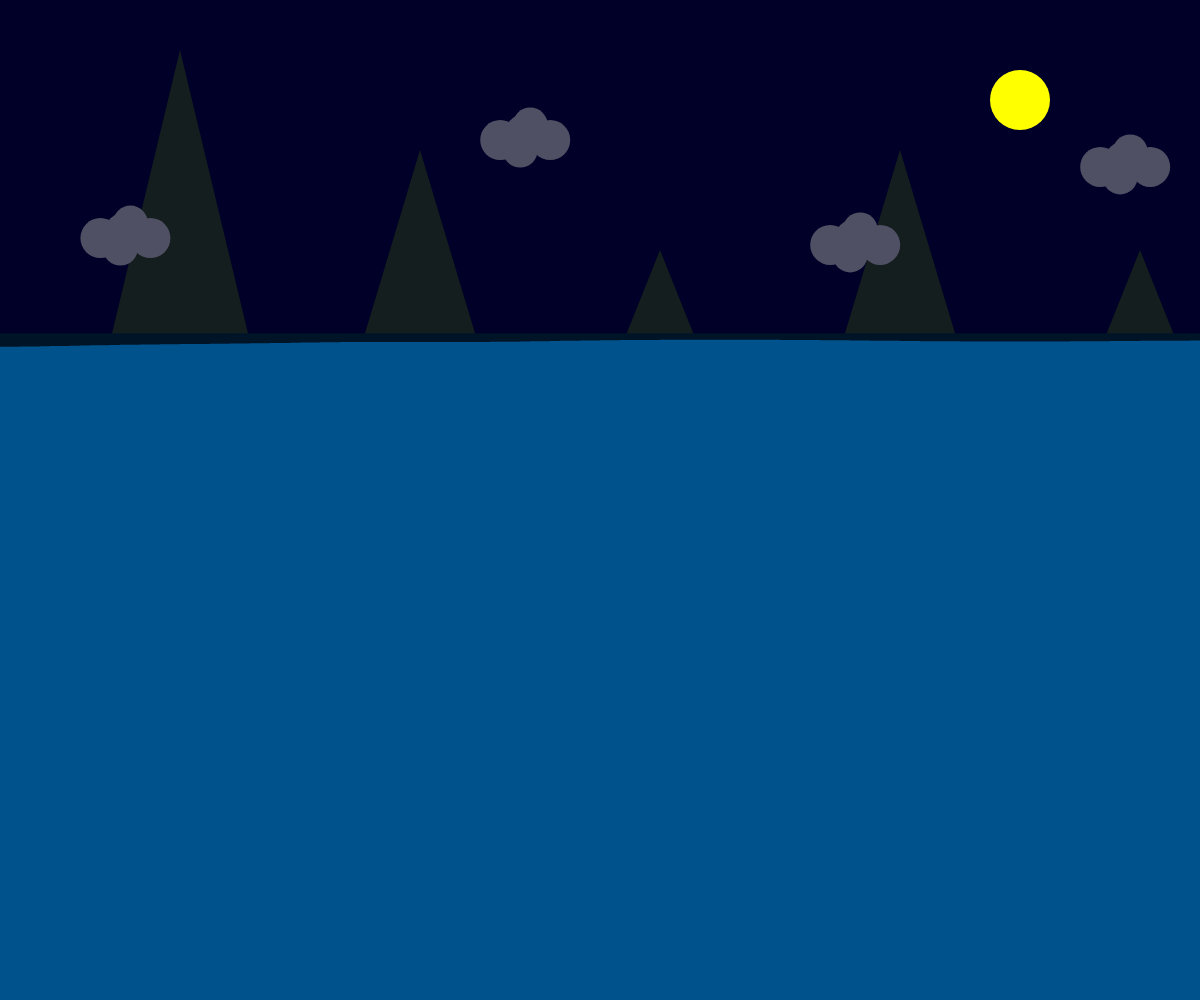
Frame 1 (no input)
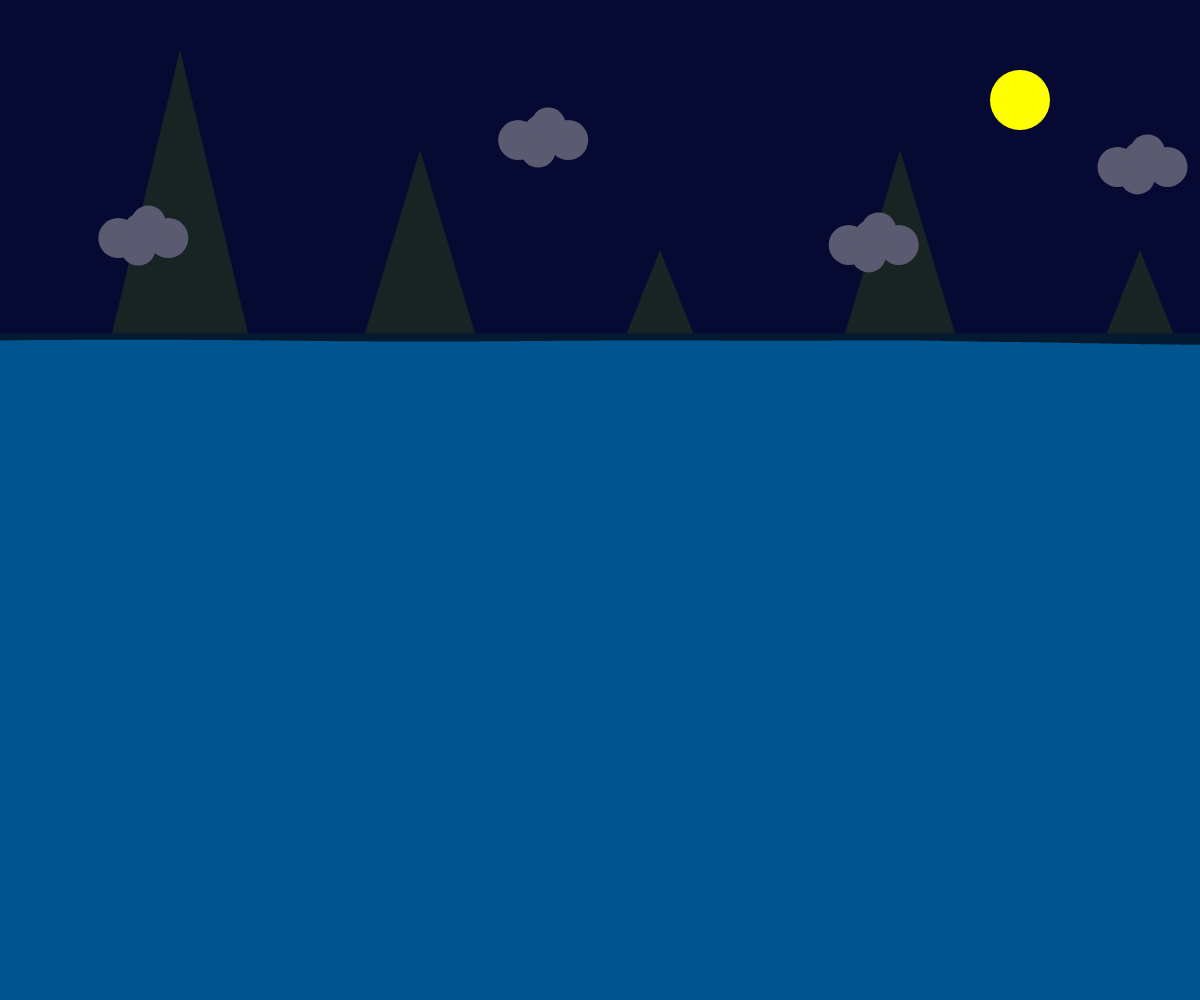
Frame 60 (no input)
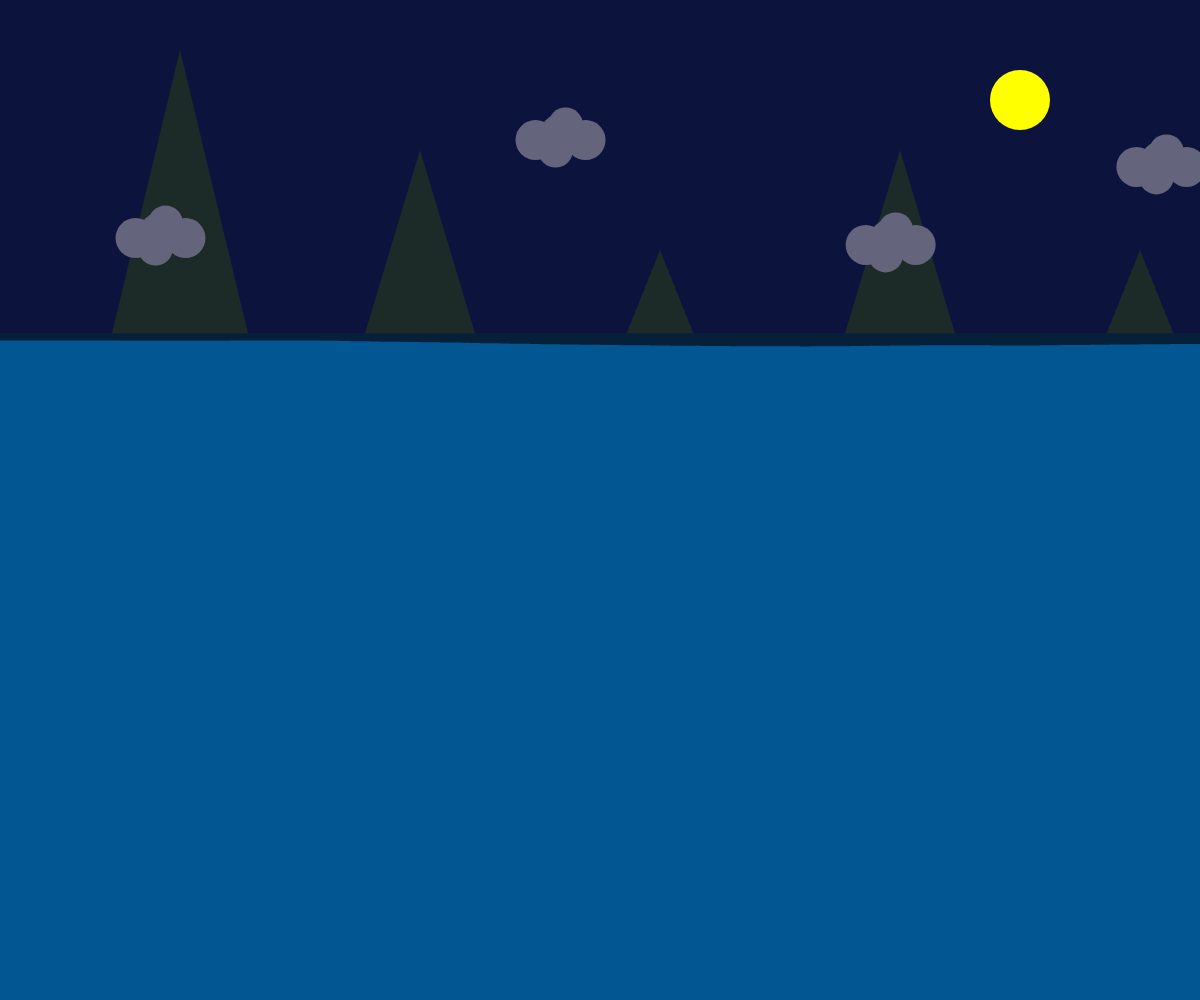
Frame 120 (the mouse pressed at the canvas centre since frame 60)

The p5.js sketch that drew these frames (run headless with seeded random() and noise() and a simulated clock; from frame 60 on, the mouse is pressed at the canvas centre):

// p5.js sketch
// ── sketch.js
// Project Title
// Your Name
// Date
//
// Extra for Experts:
// - describe what you did to take this project "above and beyond"

let rectWidth = 10;
let currentScene = 6;
let clouds = [];
let scene = 60;
let backgroundColor = [[0, 0, 40], [60, 100, 150], [135, 206, 250], [255, 165, 0], [255, 100, 50], [20, 20, 30]];
let mountainTargets = [
  [20, 30, 30],    // 深夜：深灰绿
  [60, 90, 80],    // 清晨：暗绿色
  [90, 150, 120],  // 上午：中绿
  [120, 180, 140], // 中午：亮绿
  [100, 130, 120], // 傍晚：暗一点
  [15, 20, 20]     // 午夜：极暗
];


let waterTargets = [
  [0, 20, 40],     // 深夜：蓝黑
  [30, 80, 130],   // 清晨：冷蓝
  [50, 150, 200],  // 上午：清澈蓝
  [70, 180, 255],  // 中午：亮蓝
  [50, 130, 180],  // 傍晚：带一点橘光
  [0, 15, 30]      // 午夜：深蓝
];


let cloudTargets = [
  [80, 80, 100],   // 深夜：暗灰蓝
  [180, 180, 220], // 清晨：淡灰白
  [255, 255, 255], // 上午：纯白
  [255, 240, 200], // 中午：日光偏橘
  [220, 200, 200], // 傍晚：微红云
  [100, 100, 120]  // 午夜：低亮灰
];

let curBg = backgroundColor[0];
let curMountain = mountainTargets[0];
let curWater = waterTargets[0];
let curCloud = cloudTargets[0];
let colorDelay = 600;
let redShift = (backgroundColor[1][0] - backgroundColor[0][0]) / colorDelay;
let greenShift = (backgroundColor[1][1] - backgroundColor[0][1]) / colorDelay;
let blueShift = (backgroundColor[1][2] - backgroundColor[0][2]) / colorDelay;
let redMountainShift = (mountainTargets[1][0] - mountainTargets[0][0]) / colorDelay;
let greenMountainShift = (mountainTargets[1][1] - mountainTargets[0][1]) / colorDelay;
let blueMountainShift = (mountainTargets[1][2] - mountainTargets[0][2]) / colorDelay;
let redWaterShift = (waterTargets[1][0] - waterTargets[0][0]) / colorDelay;
let greenWaterShift = (waterTargets[1][1] - waterTargets[0][1]) / colorDelay;
let blueWaterShift = (waterTargets[1][2] - waterTargets[0][2]) / colorDelay;
let redCloudShift = (cloudTargets[1][0] - cloudTargets[0][0]) / colorDelay;
let greenCloudShift = (cloudTargets[1][1] - cloudTargets[0][1]) / colorDelay;
let blueCloudShift = (cloudTargets[1][2] - cloudTargets[0][2]) / colorDelay;
function setup() {
  createCanvas(windowWidth, windowHeight);
  clouds = [{ x: 100, y: random(height / 10, height / 3 - 40) },
  { x: 500, y: random(height / 10, height / 3 - 40) },
  { x: 830, y: random(height / 10, height / 3 - 40) },
  { x: 1100, y: random(height / 10, height / 3 - 40) }]
}


function draw() {
  drawBackground();
  generateTerrain();



}
function drawBackground() {
  // currentScene = floor(frameCount / scene) % 6;

  // if (currentScene === 0) {
  //   background(0, 0, 40);
  // }
  // else if (currentScene === 1) {
  //   background(60, 100, 150);
  // }
  // else if (currentScene === 2) {
  //   background(135, 206, 250);
  // }
  // else if (currentScene === 3) {
  //   background(255, 165, 0);
  // }
  // else if (currentScene === 4) {
  //   background(255, 100, 50);
  // }
  // else if (currentScene === 5) {
  //   background(20, 20, 30);
  // }
  if (frameCount % colorDelay === 0) {
    currentScene++;
    if (currentScene > 5) {
      currentScene = 0;
    }
    redShift = (backgroundColor[currentScene][0] - curBg[0]) / colorDelay;
    greenShift = (backgroundColor[currentScene][1] - curBg[1]) / colorDelay;
    blueShift = (backgroundColor[currentScene][2] - curBg[2]) / colorDelay;
    redMountainShift = (mountainTargets[currentScene][0] - curMountain[0]) / colorDelay;
    greenMountainShift = (mountainTargets[currentScene][1] - curMountain[1]) / colorDelay;
    blueMountainShift = (mountainTargets[currentScene][2] - curMountain[2]) / colorDelay;
    redWaterShift = (waterTargets[currentScene][0] - curWater[0]) / colorDelay;
    greenWaterShift = (waterTargets[currentScene][1] - curWater[1]) / colorDelay;
    blueWaterShift = (waterTargets[currentScene][2] - curWater[2]) / colorDelay;
    redCloudShift = (cloudTargets[currentScene][0] - curCloud[0]) / colorDelay;
    greenCloudShift = (cloudTargets[currentScene][1] - curCloud[1]) / colorDelay;
    blueCloudShift = (cloudTargets[currentScene][2] - curCloud[2]) / colorDelay;

  }


  curBg[0] += redShift;
  curBg[1] += greenShift;
  curBg[2] += blueShift;



  curWater[0] += redWaterShift;
  curWater[1] += greenWaterShift;
  curWater[2] += blueWaterShift;

  curCloud[0] += redCloudShift;
  curCloud[1] += greenCloudShift;
  curCloud[2] += blueCloudShift;
  background(curBg[0], curBg[1], curBg[2]);


  // sun (responsive)
  noStroke();
  fill(255, 255, 0);
  circle(width * 0.85, height * 0.1, width * 0.05);


  // mountains (3–5, responsive and evenly spaced)
  curMountain[0] += redMountainShift;
  curMountain[1] += greenMountainShift;
  curMountain[2] += blueMountainShift;
  fill(curMountain[0], curMountain[1], curMountain[2]);

  triangle(width * 0.15, height * 0.05, width * 0.05, height * 0.55, width * 0.25, height * 0.55);
  triangle(width * 0.35, height * 0.15, width * 0.25, height * 0.55, width * 0.45, height * 0.55);
  triangle(width * 0.55, height * 0.25, width * 0.45, height * 0.55, width * 0.65, height * 0.55);
  triangle(width * 0.75, height * 0.15, width * 0.65, height * 0.55, width * 0.85, height * 0.55);
  triangle(width * 0.95, height * 0.25, width * 0.85, height * 0.55, width * 1.05, height * 0.55);

  noStroke();
  fill(curWater[0], curWater[1], curWater[2]);
  rect(0, height / 3, width, height - height / 3);

  // clouds (fixed position, tight clusters)

  for (let i = 0; i < clouds.length; i++) {
    clouds[i].x += random(0.1,0.5);


    
    cloud(clouds[i].x, clouds[i].y);
    if (clouds[i].x > width + 60) {
      clouds[i].x = -60;
      clouds[i].y = random(0, height / 6 - 40);
    }




  }

}


function cloud(x, y) {
  fill(curCloud[0], curCloud[1], curCloud[2]);
  circle(x, y, 40);
  circle(x + 25, y - 5, 42);
  circle(x + 50, y, 40);
  circle(x + 20, y + 10, 35);
  circle(x + 30, y - 15, 35);
}






function generateTerrain() {
  let peak = frameCount * 0.01;
  let peakY = height;
  let peakX;
  let allHeight = 0;
  let allRect = 0;
  for (let x = 0; x <= width; x += rectWidth) {
    let y = height / 3 + noise(peak) * (height / 50); // limit wave range within lake
    peak += 0.01;
    noStroke();
    fill(0, 120, 200, 160);
    rect(x, y, rectWidth, height - y);


    allHeight += y;
    allRect += 1;
    if (y < peakY) {
      peakY = y;
      peakX = x;
    }
  }
}
